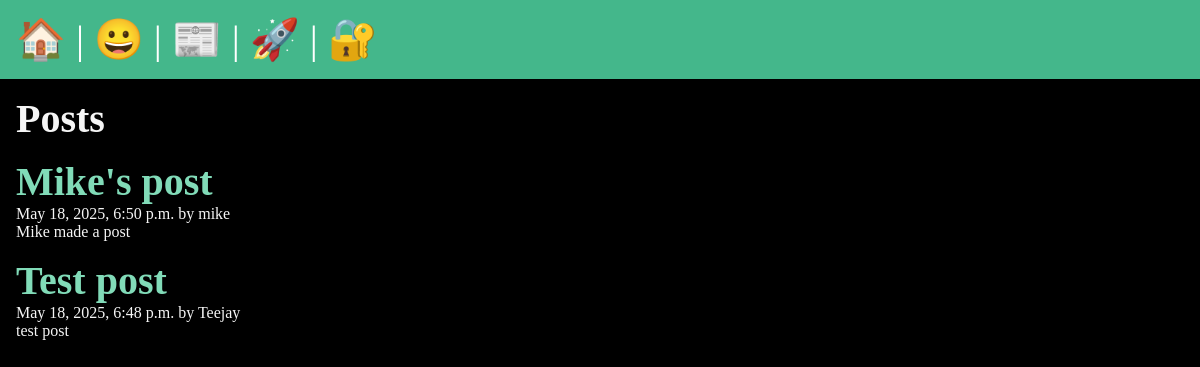
/posts/, run on the app's committed database.
### posts/models.py (models this page shows, shortened)
class Post(models.Model):
    title = models.CharField(max_length=75)
    body = models.TextField()
    slug = models.SlugField()
    date = models.DateTimeField(auto_now_add=True)
    banner = models.ImageField(default='fallback.png', blank=True)
    author = models.ForeignKey(User, on_delete=models.CASCADE, default=None)

### posts/views.py (the view)
# urls.py: path('', views.posts_list, name="list"),
def posts_list(request):
    posts = Post.objects.all().order_by('-date')
    return render(request, 'posts/posts_list.html', {'posts': posts})

### posts/templates/posts/posts_list.html (shortened to what this page needs)
{% extends 'layout.html' %}
{% block content %}
<section>
    <h1>Posts</h1>
    {% for post in posts %}
        <article class="post">
            <h2>
                <a href="{% url 'posts:page' slug=post.slug %}">
                    {{ post.title }}
                </a>
            </h2>
            <p>{{ post.date }} by {{post.author}}</p>
            <p>{{ post.body }}</p>
        </article>
    {% endfor %}
</section>
{% endblock %}

### static/css/style.css (style rules this page uses)
* { margin: 0; padding: 0; box-sizing: border-box; }
body { min-height: 100vh; background-color: black; color: whitesmoke; font-size: 3rem; }
section { display: flex; flex-flow: column; gap: 1rem; }
h1, h2 { font-size: 2.5rem; }
p { font-size: 1rem; }
a { text-decoration: none; color: #81dbb8; }

### data on the page
Post: title "Mike's post", date "May 18, 2025, 6:50 p.m.", author "mike", body "Mike made a post"
Post: title "Test post", date "May 18, 2025, 6:48 p.m.", author "Teejay", body "test post"
